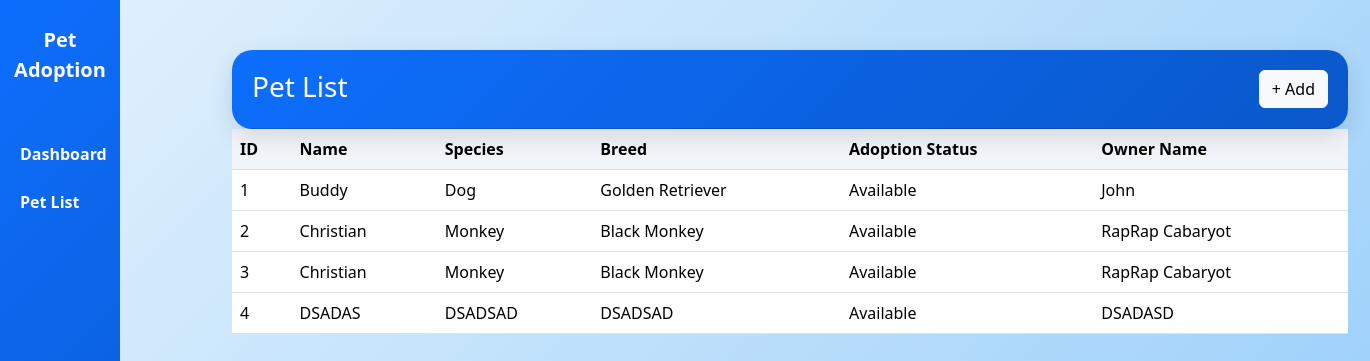
Page /pet_management/ on the committed database.
### Reed_App/models.py (models this page shows, shortened)
class Pet(models.Model):
    pet_id = models.AutoField(primary_key=True)
    pet_name = models.CharField(max_length=100)
    species = models.CharField(max_length=100)
    breed = models.CharField(max_length=100)
    adoption_status = models.CharField(max_length=20)
    owner_name = models.CharField(max_length=100)

### Reed_App/views.py (the view)
# urls.py: path('pet_management/', views.pet, name='pet'),
def pet(request):
    pet = Pet.objects.all()
    if request.method == 'POST':
        form = PetForm(request.POST)
        if form.is_valid():
            form.save()
            return redirect('pet')
    else:
        form = PetForm()
    context = {
        'pet': pet,
        'form': form
    }
    return render(request, 'PetApp/pet_management.html', context)

### Reed_App/templates/PetApp/pet_management.html (shortened to what this page needs)
<!DOCTYPE html>
<html lang="en">
<head>
    <link href="https://cdn.jsdelivr.net/npm/bootstrap@5.3.3/dist/css/bootstrap.min.css" rel="stylesheet">
</head>
<body>
    <nav class="sidebar">
        <div class="sidebar-title">
            Pet Adoption
        </div>
        </div> <div class="nav-item">Dashboard</div>
         <div class="nav-item">Pet List</div>
        <div class="nav-item"></div>
        <div class="nav-item"></div>
        </nav>
<div class="container">
    <div class="card">
       <div class="card-header d-flex justify-content-between align-items-center">
    <h3 class="mb-1">Pet List</h3>
    <button type="button"
            class="btn btn-light"
            data-bs-toggle="modal"
            data-bs-target="#addPetModal">
        + Add
    </button>
</div>
</div>
        <div class="card-body p-0">
            <table class="table table-hover align-middle">
                <thead>
                    <tr>
                        <th>ID</th>
                        <th>Name</th>
                        <th>Species</th>
                        <th>Breed</th>
                        <th>Adoption Status</th>
                        <th>Owner Name</th>
                    </tr>
                </thead>
                <tbody>
                    {% for pet in pet %}
                    <tr>
                        <td>{{ pet.pet_id }}</td>
                        <td>{{ pet.pet_name }}</td>
                        <td>{{ pet.species }}</td>
                        <td>{{ pet.breed }}</td>
                        <td>{{ pet.adoption_status }}</td>
                        <td>{{ pet.owner_name }}</td>
                    </tr>
                    {% endfor %}
                </tbody>
            </table>
        </div>
    </div>
</body>
</html>

### Reed_App/templates/PetApp/pet_management.html (style rules this page uses)
.sidebar-title { font-size: 20px; font-weight: bold; color: white; text-align: center; padding: 25px 10px; margin-bottom: 20px; }
.sidebar { position: fixed; left: 0; top: 0; width: 120px; height: 100vh; background: linear-gradient(135deg, #0d6efd, #0a58ca); display: flex; flex-direction: column; padding: 0; }
.nav-item { width: 100%; padding: 12px 20px; margin: 0; cursor: pointer; text-align: left; color: white; font-weight: bold; }
.container { margin-left: 220px; padding-top: 50px; }
body { background: linear-gradient(135deg, #e3f2fd, #90caf9); min-height: 100vh; }
.card { border: none; border-radius: 20px; overflow: hidden; box-shadow: 0 8px 25px rgba(0, 0, 0, 0.12); }
.card-header { background: linear-gradient(135deg, #0d6efd, #0a58ca); color: white; padding: 20px; }
.table { margin-bottom: 0; }
.table th { background-color: #f1f5f9; }

### rows in the picture
Pet: pet_id "1", pet_name "Buddy", species "Dog", breed "Golden Retriever", adoption_status "Available", owner_name "John"
Pet: pet_id "2", pet_name "Christian", species "Monkey", breed "Black Monkey", adoption_status "Available", owner_name "RapRap Cabaryot"
Pet: pet_id "3", pet_name "Christian", species "Monkey", breed "Black Monkey", adoption_status "Available", owner_name "RapRap Cabaryot"
Pet: pet_id "4", pet_name "DSADAS", species "DSADSAD", breed "DSADSAD", adoption_status "Available", owner_name "DSADASD"
